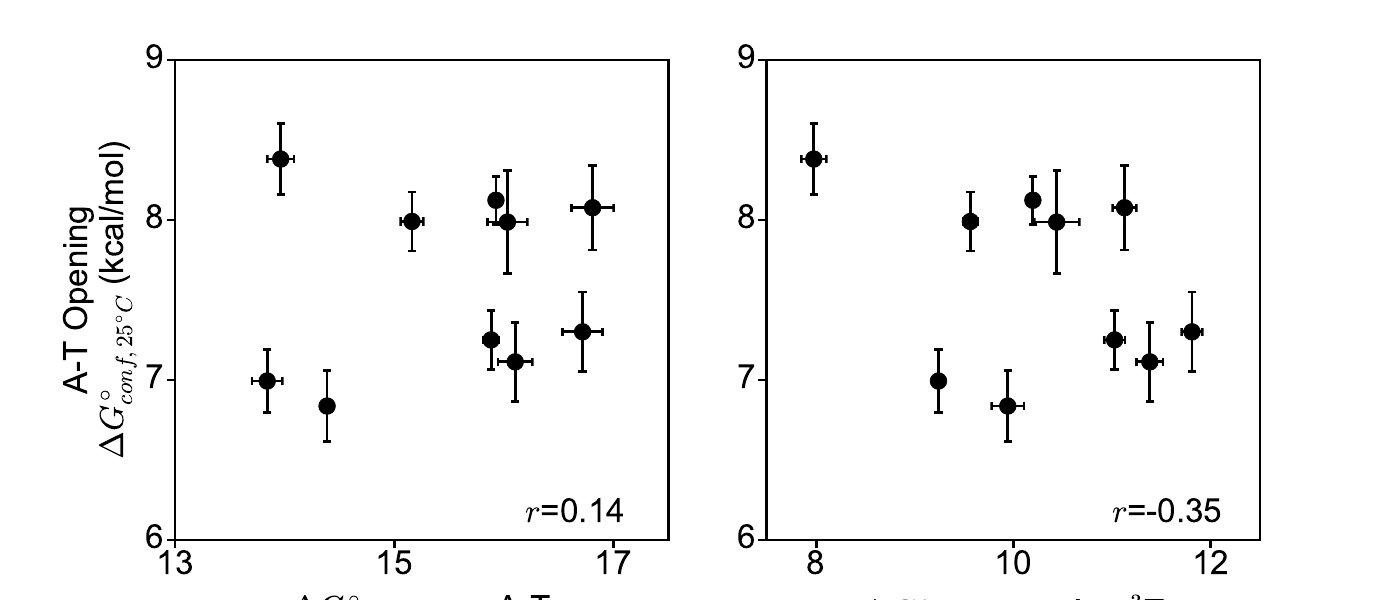

Source code (Python):
import sys
import numpy as np
import matplotlib.pyplot as plt
import pandas as pd
from scipy.optimize import curve_fit
import matplotlib

matplotlib.rcParams['font.family'] = 'sans-serif'
matplotlib.rcParams['font.sans-serif'] = 'Arial'
matplotlib.rcParams['axes.linewidth'] = 2.0
fs = 24

def linear_fit(x, b):
    return x + b

m3t = pd.read_csv('../figure9/cary_uv/m3t_25c_new.csv')

context_exclude_m3t = ['aaa', 'aag', 'gac', 'tag', 'cac', 'gag']

m3t = m3t[~m3t['context'].isin(context_exclude_m3t)]
#for dummy in range(len(m1a['context'].values)):
#    print m1a['context'].iloc[dummy], m3t['context'].iloc[dummy]

popt1, pcov1 = curve_fit(linear_fit, m3t['delG_m1g_25C'].values, m3t['deldelG_25C'].values, p0=[1])
print popt1
print np.corrcoef(m3t['deldelG_25C'].values, m3t['delG_m1g_25C'].values)[0,1]
print np.corrcoef(m3t['delG_m1g_25C'].values, m3t['deldelG_25C'].values)[0,1]
eqn1 = 'y = x + ' + '%2.1f'%popt1 + ', r = ' + '%3.2f'%np.corrcoef(m3t['deldelG_25C'].values, m3t['delG_m1g_25C'].values)[0,1]

popt2, pcov2 = curve_fit(linear_fit, m3t['delG_wc_25C'].values, m3t['deldelG_25C'].values, p0=[1])
print popt2
print np.corrcoef(m3t['deldelG_25C'].values, m3t['delG_wc_25C'].values)[0,1]
print np.corrcoef(m3t['delG_wc_25C'].values, m3t['deldelG_25C'].values)[0,1]
eqn2 = 'y = x + ' + '%2.1f'%popt2 + ', r = ' + '%3.2f'%np.corrcoef(m3t['deldelG_25C'].values, m3t['delG_wc_25C'].values)[0,1]


fig, ax = plt.subplots(1, 2, figsize=(14, 6))
ms=12
# Correlate m3AT deldelG with AT melting
#ax[0].set_title(eqn2)
#ax[0].plot([13, 17.5], [13.0 + popt2[0], 17.5 + popt2[0]], color='k')
#ax[0].plot(m3t['delG_wc_25C'].values, m3t['deldelG_25C'].values, linewidth=0, marker='o', color='k', markersize=ms)
ax[0].errorbar(m3t['delG_wc_25C'].values, m3t['deldelG_25C'].values, xerr=m3t['delG_wc_25C_error'].values, yerr=m3t['deldelG_25C_error'].values, fmt='o', color='k', markersize=ms, elinewidth=2.0, capthick=2.0)
#for dummy in range(len(m3t['context'].values)):
#    ax[0].text(m3t['deldelG_25C'].iloc[dummy]+0.05, m3t['delG_wc_25C'].iloc[dummy]+0.05, m3t['context'].iloc[dummy], fontsize=16)

ax[0].text(16.2, 6.1, '$r$' + '=%3.2f'%(np.corrcoef(m3t['deldelG_25C'].values, m3t['delG_wc_25C'].values)[0,1]), fontsize=fs)
ax[0].set_xlabel('$\Delta G_{melting, 25^{\\circ}C}^{\\circ}$' + ' A-T\n(kcal/mol)', fontsize=fs)
#ax[0].set_ylabel('A-T Opening\n' + '$\Delta \Delta G_{delta-melt, 25^{\\circ}C}^{\\circ}$' + ' (kcal/mol)', fontsize=fs)
ax[0].set_ylabel('A-T Opening\n' + '$\Delta G_{conf, 25^{\\circ}C}^{\\circ}$' + ' (kcal/mol)', fontsize=fs)
ax[0].set_xlim([13, 17.5])
ax[0].set_ylim([6, 9])
ax[0].tick_params(axis='x', which='minor', direction='out', length=0.0)
ax[0].tick_params(axis='x', which='major', direction='out', length=6.0, width=2.0, top=False)
ax[0].tick_params(axis='y', which='minor', direction='out', length=0.0)
ax[0].tick_params(axis='y', which='major', direction='out', length=6.0, width=2.0, right=False)
ax[0].set_xticks([13., 15., 17.])
ax[0].set_xticklabels(['13', '15', '17'], fontsize=fs)
ax[0].set_yticks([6.0, 7.0, 8.0, 9.0])
ax[0].set_yticklabels(['6', '7', '8', '9'], fontsize=fs)


# Correlate m3AT deldelG with m3AT melting
#ax[1].set_title(eqn1)
#ax[1].plot([7.5, 12.], [7.5 + popt1[0], 12. + popt1[0]], color='k')
#ax[1].plot(m3t['delG_m1g_25C'].values, m3t['deldelG_25C'].values, linewidth=0, marker='o', color='k', markersize=ms)
ax[1].errorbar(m3t['delG_m1g_25C'].values, m3t['deldelG_25C'].values, xerr=m3t['delG_m1g_25C_error'].values, yerr=m3t['deldelG_25C_error'].values, fmt='o', color='k', markersize=ms, elinewidth=2.0, capthick=2.0)
#for dummy in range(len(m3t['context'].values)):
#    ax[1].text(m3t['deldelG_25C'].iloc[dummy]+0.05, m3t['delG_m1g_25C'].iloc[dummy]+0.05, m3t['context'].iloc[dummy], fontsize=16)

ax[1].text(11.0, 6.1, '$r$' + '=%3.2f'%(np.corrcoef(m3t['deldelG_25C'].values, m3t['delG_m1g_25C'].values)[0,1]), fontsize=fs)
ax[1].set_xlabel('$\Delta G_{melting, 25^{\\circ}C}^{\\circ}$' + ' A-m' + '$^{3}$' + 'T\n(kcal/mol)', fontsize=fs)
#ax[1].set_xlabel('$\Delta \Delta G_{delta-Melt}$' + ' (kcal/mol)' + ' A-T Opening', fontsize=16)
ax[1].set_xlim([7.5, 12.5])
ax[1].set_ylim([6, 9])
ax[1].tick_params(axis='x', which='minor', direction='out', length=0.0)
ax[1].tick_params(axis='x', which='major', direction='out', length=6.0, width=2.0, top=False)
ax[1].tick_params(axis='y', which='minor', direction='out', length=0.0)
ax[1].tick_params(axis='y', which='major', direction='out', length=6.0, width=2.0, right=False)
ax[1].set_xticks([8., 10., 12.])
ax[1].set_xticklabels(['8', '10', '12'], fontsize=fs)
ax[1].set_yticks([6.0, 7.0, 8.0, 9.0])
ax[1].set_yticklabels(['6', '7', '8', '9'], fontsize=fs)
plt.savefig('figs14c.pdf')
#plt.show()
